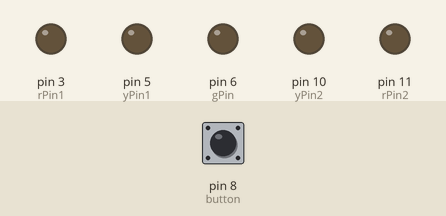
Recording of a sketch running on a simulated Arduino Uno, built with avr-gcc and run on an emulated ATmega328P. On the bench: output pins drawn as LEDs (lit = HIGH). Dashed ring = blinking. The test bench sets the inputs (shaded band); at power-on: pin 8 (button) LOW.

Above: at 1.2 s.
1.3 s: pin 8 (button) pulled HIGH for 0.15 s
At 2.5 s:
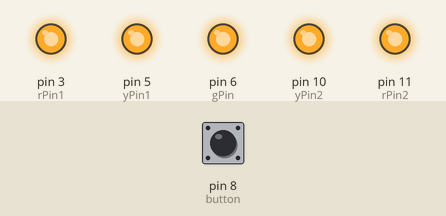
2.9 s: pin 8 (button) pulled HIGH for 1 s
At 3.11 s:
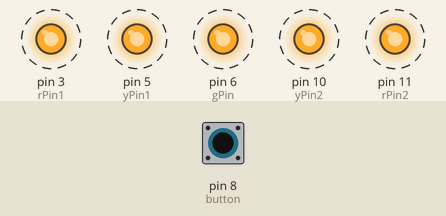
5.9 s: pin 8 (button) pulled HIGH for 3.2 s
At 7.0 s:
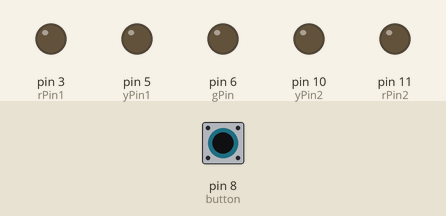
Timing chart, 0 to 8.9 s (numbered marks = the images above; inputs shaded):
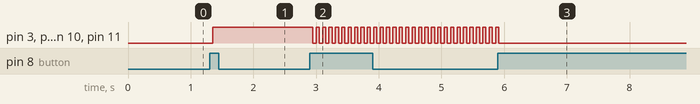

The sketch:

bikelight.ino
```cpp
int rPin1 = 3;
int yPin1 = 5;
int gPin = 6;
int yPin2 = 10;
int rPin2 = 11;
int button = 8;
int mode = 0;
int lastButtonState = 0;
int buttonState = 0;
int waveMode = 0;
unsigned long waveTime = 0;
unsigned long offTime = -100;
unsigned long onTime = -100;
unsigned long lastDebounceTime = 0;
unsigned long debounceDelay = 50;
unsigned long blinkDelay = 50;
unsigned long waveDelay = 100;

void setup() {
  pinMode(rPin1, OUTPUT);
  pinMode(yPin1, OUTPUT);
  pinMode(gPin, OUTPUT);
  pinMode(yPin2, OUTPUT);
  pinMode(rPin2, OUTPUT);
  pinMode(button, INPUT);
  Serial.begin(9600);
}

void turnAllOn() {
  digitalWrite(rPin1, HIGH);
  digitalWrite(yPin1, HIGH);
  digitalWrite(gPin, HIGH);
  digitalWrite(yPin2, HIGH);
  digitalWrite(rPin2, HIGH);
}

void turnAllOff() {
  digitalWrite(rPin1, LOW);
  digitalWrite(yPin1, LOW);
  digitalWrite(gPin, LOW);
  digitalWrite(yPin2, LOW);
  digitalWrite(rPin2, LOW);
}

void blinkAll(){
  // Default State
  if (offTime == -100 && onTime == -100){
    offTime = millis();
    turnAllOff();
  }
  // Off State has Ended (Begin On State)
  if (offTime != -100 && millis() - offTime > blinkDelay){
    onTime = millis();
    turnAllOn();
    offTime = -100;
  }
  // On State has Ended (Begin default)
  if (onTime != -100 && millis() - onTime > blinkDelay){
    turnAllOff();
    offTime = -100;
    onTime = -100;
  }
}

void wave() {
  if(millis() - waveTime > waveDelay) {
    waveTime = millis();
    waveMode = (waveMode+1)%5;
    switch(waveMode) {
     case 0:
        waveOn(rPin1);
        break;
     case 1:
        waveOn(yPin1);
        break;
     case 2:
        waveOn(gPin);
        break;
     case 3:
        waveOn(yPin2);
        break;
     case 4:
        waveOn(rPin2);
        break;
    }
  }

}

void waveOn(int pinNumber) {
  turnAllOff();
  digitalWrite(pinNumber, HIGH);
}

void loop() {
  int reading = digitalRead(button);

  if(reading != lastButtonState) {
    lastDebounceTime = millis();
  }

  if((millis() - lastDebounceTime) > debounceDelay) {
    if (reading != buttonState) {
      buttonState = reading;
      if(buttonState) {
        mode = (mode+1)%3;
        if(mode == 2) {
         offTime = -100;
         onTime = -100;
        }
      }
    }
  }

  switch(mode){
      case 1:
        turnAllOn();
        break;
      case 2:
        blinkAll();
        break;
      default:
        turnAllOff();
        break;
   }

  lastButtonState = reading;
}
```

Measured:
- after the input at 1.3 s, pin 3 (rPin1), pin 5 (yPin1), pin 6 (gPin), pin 10 (yPin2), pin 11 (rPin2): LOW → HIGH after 0.05 s
- after the input at 2.9 s, pin 3 (rPin1), pin 5 (yPin1), pin 6 (gPin), pin 10 (yPin2), pin 11 (rPin2): alternates HIGH for 0.05 s and LOW for 0.05 s, starting after 0.05 s
- after the input at 5.9 s, pin 3 (rPin1), pin 5 (yPin1), pin 6 (gPin), pin 10 (yPin2), pin 11 (rPin2): goes on until 5.9 s, then stays LOW
